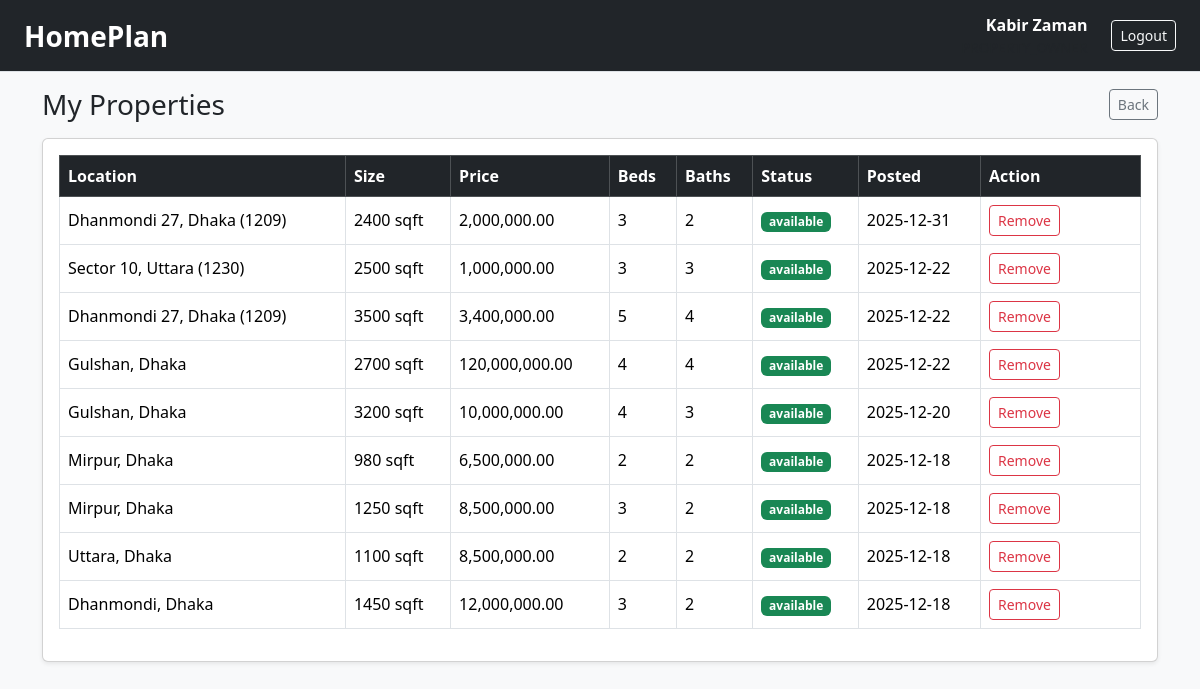
/property_owner/my_properties.php (signed in), run on the app's committed database.
### tables this page shows
CREATE TABLE `properties` (
  `property_id` int(11) NOT NULL,
  `provider_id` int(11) NOT NULL,
  `location_id` int(11) NOT NULL,
  `project_name` varchar(160) DEFAULT NULL,
  `size_sqft` int(11) NOT NULL,
  `price` decimal(12,2) NOT NULL,
  `no_of_bedrooms` int(11) DEFAULT 0,
  `no_of_bathrooms` int(11) DEFAULT 0,
  `availability_status` enum('available','booked','sold') DEFAULT 'available',
  `created_at` timestamp NOT NULL DEFAULT current_timestamp()
);

CREATE TABLE `locations` (
  `location_id` int(11) NOT NULL,
  `house` varchar(60) DEFAULT NULL,
  `street` varchar(80) DEFAULT NULL,
  `city` varchar(80) NOT NULL,
  `area_code` varchar(20) DEFAULT NULL,
  `created_at` timestamp NOT NULL DEFAULT current_timestamp(),
  `location_name` varchar(120) DEFAULT NULL
);

### property_owner/my_properties.php (the view, shortened to what this page needs)
<?php
require_once __DIR__ . '/../config/db.php';
$provider_id = (int)$_SESSION['user_id'];
$rows = [];
try {
  $sql = "
    SELECT
      p.property_id,
      p.project_name,
      p.size_sqft,
      p.price,
      p.no_of_bedrooms,
      p.no_of_bathrooms,
      p.availability_status,
      p.created_at,
      l.house, l.street, l.city, l.area_code
    FROM properties p
    JOIN locations l ON l.location_id = p.location_id
    WHERE p.provider_id = ?
    ORDER BY p.property_id DESC
  ";
  $stmt = $conn->prepare($sql);
  $stmt->bind_param("i", $provider_id);
  $stmt->execute();
  $rows = $stmt->get_result()->fetch_all(MYSQLI_ASSOC);
} catch (Throwable $e) {
  $error = $e->getMessage();
}
function loc_label($r) {
  $parts = [];
  if (!empty($r['street'])) $parts[] = $r['street'];
  if (!empty($r['city'])) $parts[] = $r['city'];
  $txt = implode(', ', $parts);
  if (!empty($r['area_code'])) $txt .= " (" . $r['area_code'] . ")";
  return $txt ?: '—';
}
?>
<!doctype html>
<html>
<head>
  <link rel="stylesheet" href="https://cdn.jsdelivr.net/npm/bootstrap@5.3.3/dist/css/bootstrap.min.css">
</head>
<body class="bg-light">
<?php require_once __DIR__ . '/../includes/topbar.php'; ?>
<div class="container py-3">
  <div class="d-flex justify-content-between align-items-center mb-3">
    <h3 class="mb-0">My Properties</h3>
    <a class="btn btn-outline-secondary btn-sm" href="/homeplan/property_owner/dashboard.php">Back</a>
  </div>
  <div class="card shadow-sm">
    <div class="card-body table-responsive">
      <?php if (!$rows): ?>
        <div class="alert alert-info mb-0">No properties found.</div>
      <?php else: ?>
        <table class="table table-bordered align-middle">
          <thead class="table-dark">
            <tr>
              <th>Location</th>
              <th>Size</th>
              <th>Price</th>
              <th>Beds</th>
              <th>Baths</th>
              <th>Status</th>
              <th>Posted</th>
              <th style="width:160px;">Action</th>
            </tr>
          </thead>
          <tbody>
          <?php foreach ($rows as $r): ?>
            <tr>
              <td><?= htmlspecialchars(loc_label($r)) ?></td>
              <td><?= (int)$r['size_sqft'] ?> sqft</td>
              <td><?= number_format((float)$r['price'], 2) ?></td>
              <td><?= (int)$r['no_of_bedrooms'] ?></td>
              <td><?= (int)$r['no_of_bathrooms'] ?></td>
              <td>
                <span class="badge bg-success"><?= htmlspecialchars($r['availability_status']) ?></span>
              </td>
              <td><?= htmlspecialchars(date('Y-m-d', strtotime($r['created_at']))) ?></td>
              <td>
                <form method="post" action="/homeplan/property_owner/delete_property.php"
                      onsubmit="return confirm('Are you sure you want to remove this property?');">
                  <button class="btn btn-sm btn-outline-danger">Remove</button>
                </form>
              </td>
            </tr>
          <?php endforeach; ?>
          </tbody>
        </table>
      <?php endif; ?>
    </div>
  </div>
</div>
</body>
</html>

### data on the page
properties: location.area_code "Dhanmondi 27, Dhaka (1209)", size_sqft "2400", price "2,000,000.00", no_of_bedrooms "3", no_of_bathrooms "2", availability_status "available", created_at "2025-12-31"
properties: location.area_code "Sector 10, Uttara (1230)", size_sqft "2500", price "1,000,000.00", no_of_bedrooms "3", no_of_bathrooms "3", availability_status "available", created_at "2025-12-22"
properties: location.area_code "Dhanmondi 27, Dhaka (1209)", size_sqft "3500", price "3,400,000.00", no_of_bedrooms "5", no_of_bathrooms "4", availability_status "available", created_at "2025-12-22"
properties: r "Gulshan, Dhaka", size_sqft "2700", price "120,000,000.00", no_of_bedrooms "4", no_of_bathrooms "4", availability_status "available", created_at "2025-12-22"
properties: r "Gulshan, Dhaka", size_sqft "3200", price "10,000,000.00", no_of_bedrooms "4", no_of_bathrooms "3", availability_status "available", created_at "2025-12-20"
properties: r "Mirpur, Dhaka", size_sqft "980", price "6,500,000.00", no_of_bedrooms "2", no_of_bathrooms "2", availability_status "available", created_at "2025-12-18"
properties: r "Mirpur, Dhaka", size_sqft "1250", price "8,500,000.00", no_of_bedrooms "3", no_of_bathrooms "2", availability_status "available", created_at "2025-12-18"
properties: r "Uttara, Dhaka", size_sqft "1100", price "8,500,000.00", no_of_bedrooms "2", no_of_bathrooms "2", availability_status "available", created_at "2025-12-18"
properties: r "Dhanmondi, Dhaka", size_sqft "1450", price "12,000,000.00", no_of_bedrooms "3", no_of_bathrooms "2", availability_status "available", created_at "2025-12-18"

### other printed values
$name "Kabir Zaman"
